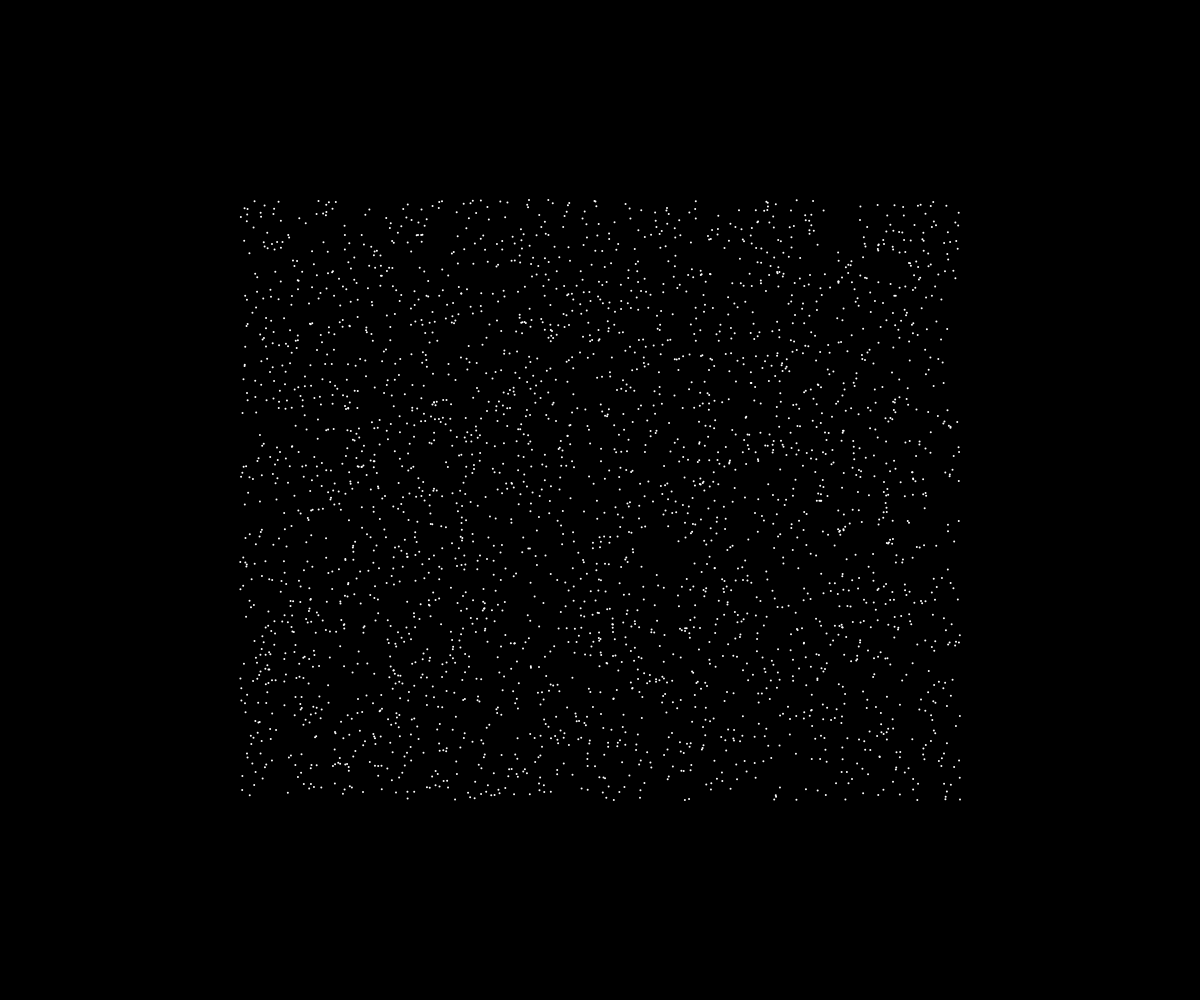
Frame 1 (no input)
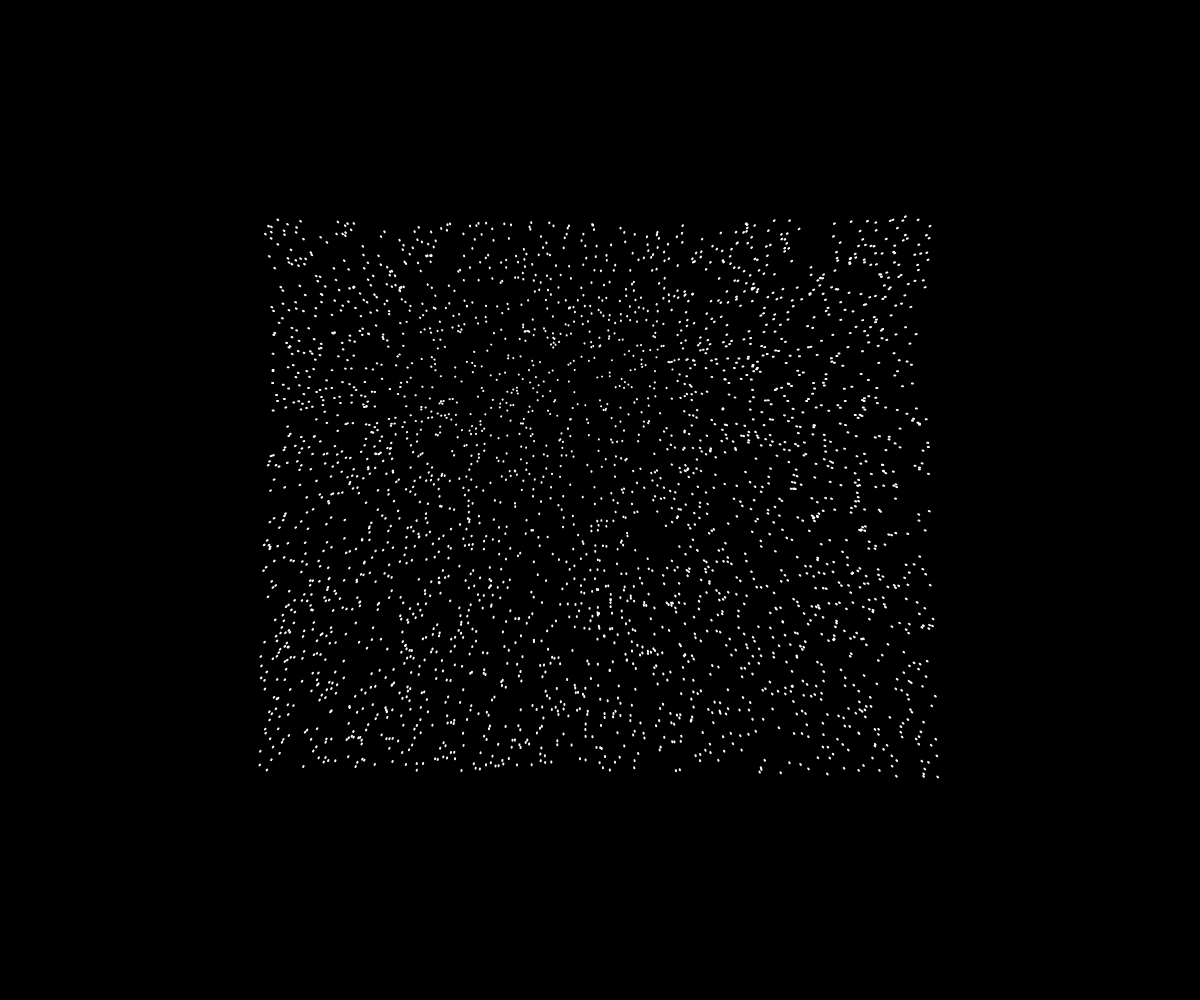
Frame 60 (no input)
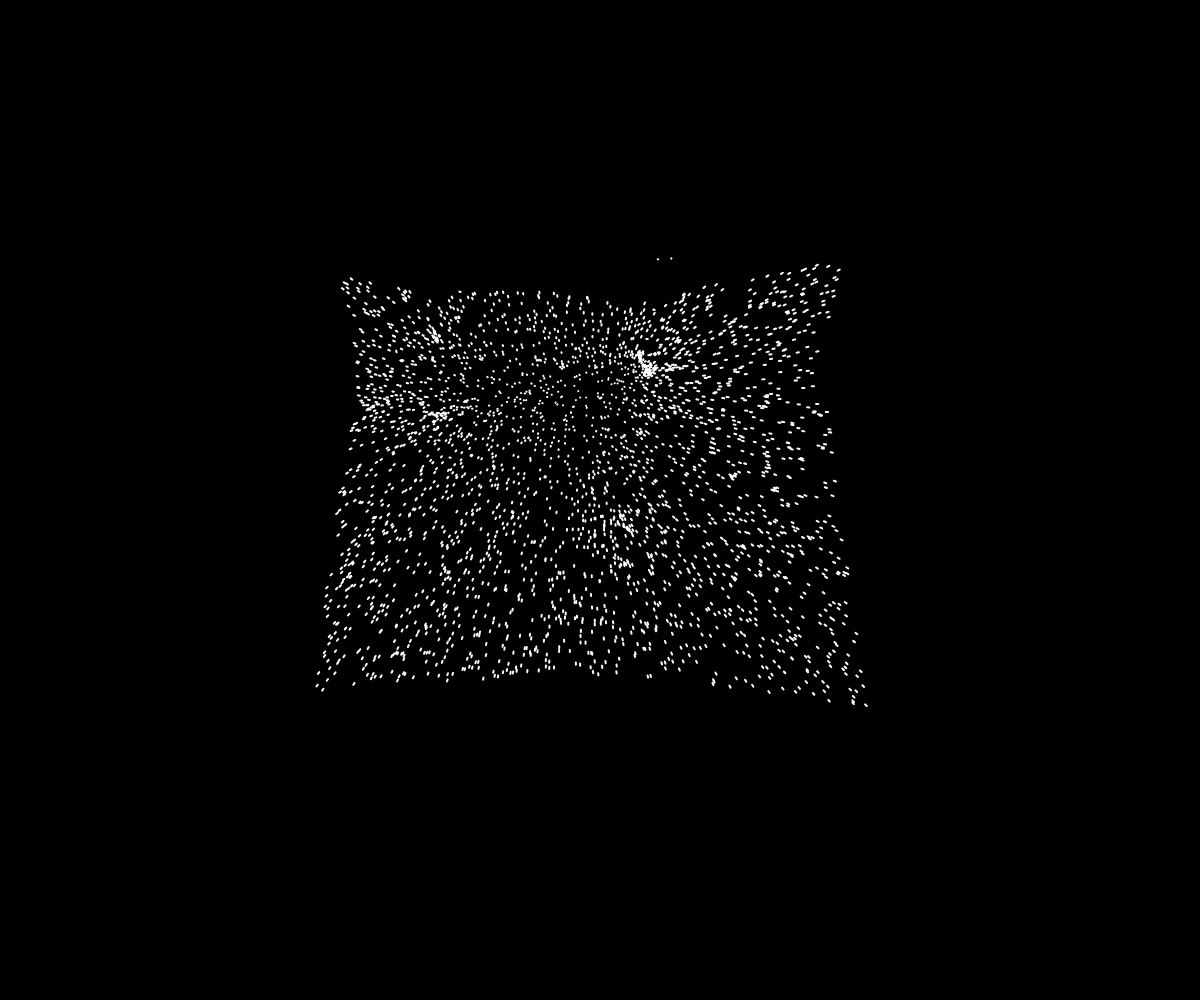
Frame 120 (the mouse pressed at the canvas centre since frame 60)

The p5.js sketch that drew these frames (run headless with seeded random() and noise() and a simulated clock; from frame 60 on, the mouse is pressed at the canvas centre):

// p5.js sketch
// ── sketch.js
const P_NUM = 3000
const A_NUM = 7

let hideTrail = true
const attractors = []
const particles = []

function setup() {
  createCanvas(windowWidth, windowHeight)
  background(0)

  // Atractros
  for (let i = 0; i < A_NUM; i++) {
    attractors.push(
      createVector(
        random(width * 0.2, width * 0.7),
        random(height * 0.2, height * 0.7)
      )
    )
  }

  // Particles
  for (let i = 0; i < P_NUM; i++) {
    const x = random(width * 0.2, width * 0.8)
    const y = random(height * 0.2, height * 0.8)
    particles[i] = new Particle(x, y)
  }
}

function draw() {
  if (hideTrail) background(0)

  for (let a of attractors) {
    strokeWeight(17)
    stroke(0, 0, 0)
    point(a.x, a.y)
  }

  for (let i = 0; i < particles.length; i++) {
    for (let j = 0; j < attractors.length; j++) {
      particles[i].attracted(attractors[j])
    }

    particles[i].update()
    particles[i].show()
  }
}

function mousePressed() {
  attractors.push(createVector(mouseX, mouseY))
}

function keyPressed() {
  if (key === "s") {
    background(0)
    hideTrail = !hideTrail
  } else if (key === "s") {
    background(0)
    hideTrail = !hideTrail
  }
}

// ── particle.js
// Universival gravitational constant
const UGC = 6.67408

class Particle {
  constructor(x, y) {
    this.acc = createVector()
    this.prev = createVector(x, y)
    this.pos = createVector(x, y)
    this.vel = createVector()
  }

  attracted(target) {
    let force = p5.Vector.sub(target, this.pos)
    let distanceSquared = force.magSq()
    distanceSquared = constrain(distanceSquared, 5, 50)

    if (distanceSquared < 20) {
      force.mult(-10)
    }

    let strength = UGC / (distanceSquared * distanceSquared)
    force.setMag(strength)
    this.acc.add(force)
  }

  update() {
    this.pos.add(this.vel)
    this.vel.add(this.acc)
    this.acc.mult(0)
  }

  show() {
    noFill()
    stroke(255)
    strokeWeight(2)
    line(this.pos.x, this.pos.y, this.prev.x, this.prev.y)

    this.prev.x = this.pos.x
    this.prev.y = this.pos.y
  }
}
